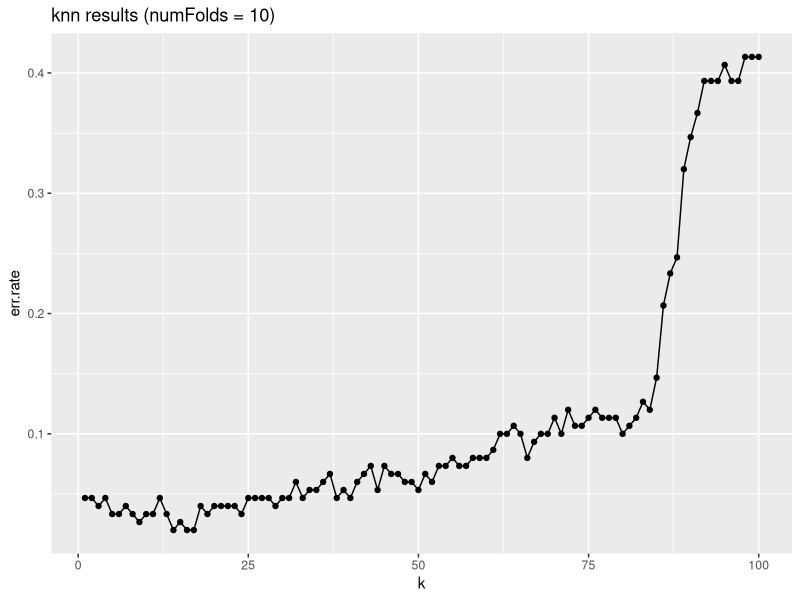

The R source for this figure:
# load required library
library(class)
library(ggplot2)
#################################################
# PREPROCESSING
#################################################

data <- iris                # create copy of iris dataframe
labels <- data$Species      # store labels
data$Species <- NULL        # remove labels from feature set (note: could
                            # alternatively use neg indices on column index in knn call)

#################################################
# TRAIN/TEST SPLIT
#################################################

set.seed(1)         # initialize random seed for consistency
                    # NOTE -- run for various seeds --> need for CV!

numFolds <- 10 #N Folds Five

N <- nrow(data)     # total number of records (150)
fold.size <- N/numFolds #well, we know this is gonna be an even split

shuffled.index <- sample(1:N, N)       # shuffle some indices, essentially
print( shuffled.index)

#################################################
# APPLY MODEL
#################################################

err.rates <- data.frame()       # initialize results object

max.k <- 100

for (k in 1:max.k)              # perform fit for various values of k
	{
	fold.offset <- 1 # set the number offset to 0
	this.err <- 0
	for ( curFold in 1:numFolds)
	{

		testSlice.index <- shuffled.index[ fold.offset : (fold.offset + fold.size-1) ] 
		#cat('\n', 'testSlice.index = ', testSlice.index, ', fold number = ', curFold, '\n', sep='')     # print slice
		
		#print( testSlice.index) #uncomment to see the testSlice
		train.data <- data[-testSlice.index, ]       # perform train/test split
		test.data <- data[testSlice.index, ]       # note use of neg index...different than Python!

		train.labels <- as.factor(as.matrix(labels)[-testSlice.index, ])     # extract training set labels
		test.labels <- as.factor(as.matrix(labels)[testSlice.index, ])     # extract test set labels
	
	    knn.fit <- knn(train = train.data,          # training set
	                    test = test.data,           # test set
	                    cl = train.labels,          # true labels
	                    k = k                       # number of NN to poll
	               )

	    cat('\n', 'k = ', k, ', fold number = ', curFold, '\n', sep='')     # print params
	    print(table(test.labels, knn.fit))          # print confusion matrix

	    this.err <- this.err + sum(test.labels != knn.fit) / length(test.labels)    # store gzn err

	    

		fold.offset <- fold.offset + fold.size #increment the current fold offset number so we sample the next slice
	}
	this.err <- this.err/ numFolds #average the err over the number of folds
	err.rates <- rbind(err.rates, this.err)     # append err to total results
}

#################################################
# OUTPUT RESULTS
#################################################

results <- data.frame(1:max.k, err.rates)   # create results summary data frame
names(results) <- c('k', 'err.rate')        # label columns of results df

# create title for results plot
title <- paste('knn results (numFolds = ', numFolds, ')', sep='')

# create results plot
results.plot <- ggplot(results, aes(x=k, y=err.rate)) + geom_point() + geom_line()
results.plot <- results.plot + ggtitle(title)

# draw results plot (note need for print stmt inside script to draw ggplot)
print(results.plot)

#################################################
# NOTES
#################################################

# what happens for high values (eg 100) of max.k? have a look at this plot:
# > results.plot <- ggplot(results, aes(x=k, y=err.rate)) + geom_smooth()

# our implementation here is pretty naive, meant to illustrate concepts rather
# than to be maximally efficient...see alt impl in DMwR package (with feature
# scaling):
#
# > install.packages('DMwR')
# > library(DMwR)
# > knn

# ed. note: how not to do it (black box)
# http://en.wikibooks.org/wiki/Data_Mining_Algorithms_In_R/Classification/kNN

# R docs
# http://cran.r-project.org/web/packages/class/class.pdf
# http://cran.r-project.org/web/packages/DMwR/DMwR.pdf
